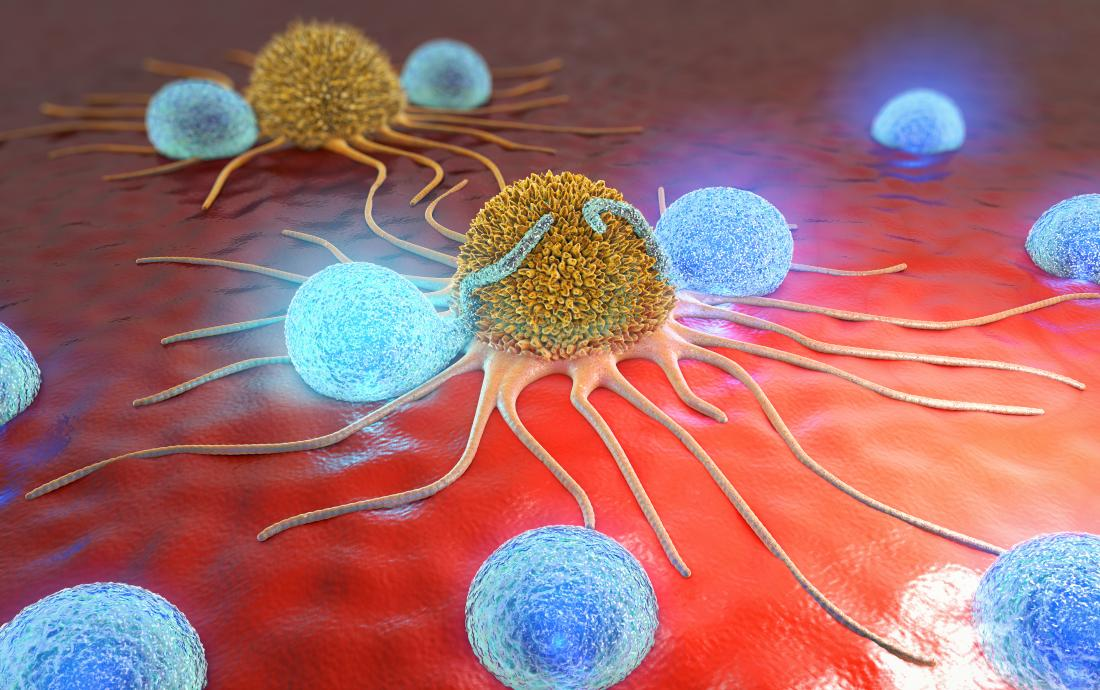
#> input picture Models/cancer_cells.jpg, 1100 x 690 px, found by its file name
$ python -i File_6.py   (imports and definitions only)   (older library calls are emulated)
#> lines starting #> are read from the running program, lines starting #| are printed output that depends on the picture; after the words box and inside, x2 and y2 are one past the last pixel; in counts of white or black regions, pixels touching at a corner belong together
# import the necessary packages
from skimage.feature import peak_local_max
from skimage.morphology import watershed
from scipy import ndimage
import numpy as np
import imutils
import cv2
# construct the argument parse and parse the arguments
# load the image and perform pyramid mean shift filtering
# to aid the thresholding step


def f6():
	image = cv2.imread("D:\\cancer_cells.jpg")
#> image is the input picture: shape (690, 1100, 3); mean B, G, R 109.4, 106.7, 160.6
	shifted = cv2.pyrMeanShiftFiltering(image, 21, 51)
	cv2.imshow("Input", image)
	# convert the mean shift image to grayscale, then apply thresholding
	gray = cv2.cvtColor(shifted, cv2.COLOR_BGR2GRAY)
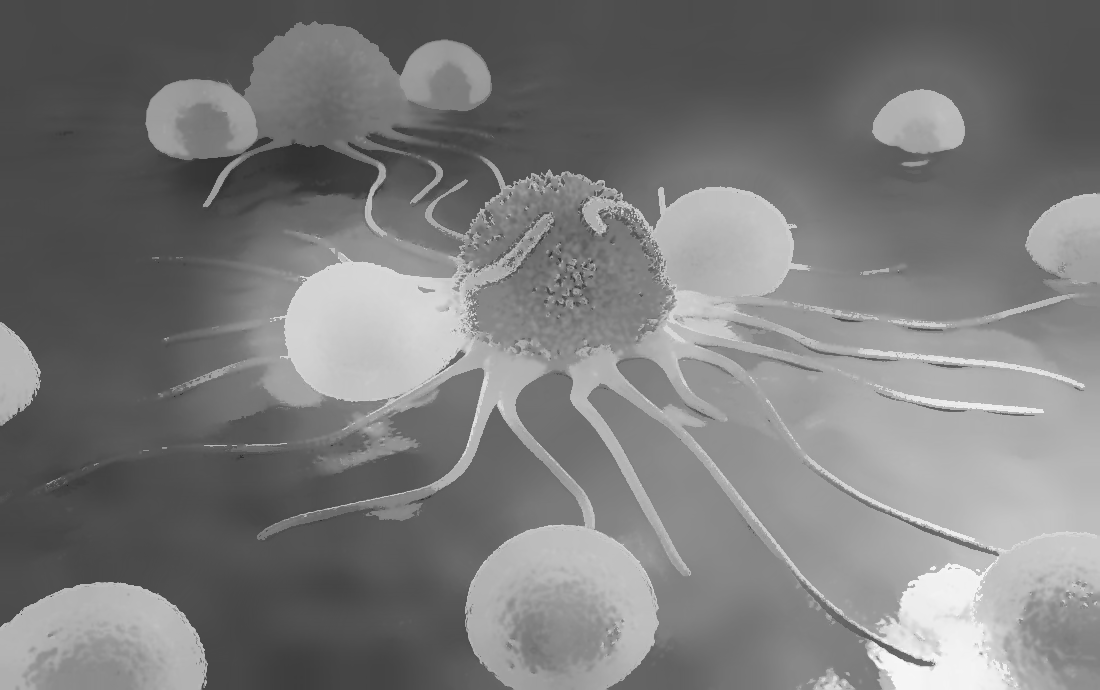
#> gray: shape (690, 1100); min 37, max 246, mean 122.9
	thresh = cv2.threshold(gray, 0, 255, cv2.THRESH_BINARY | cv2.THRESH_OTSU)[1]
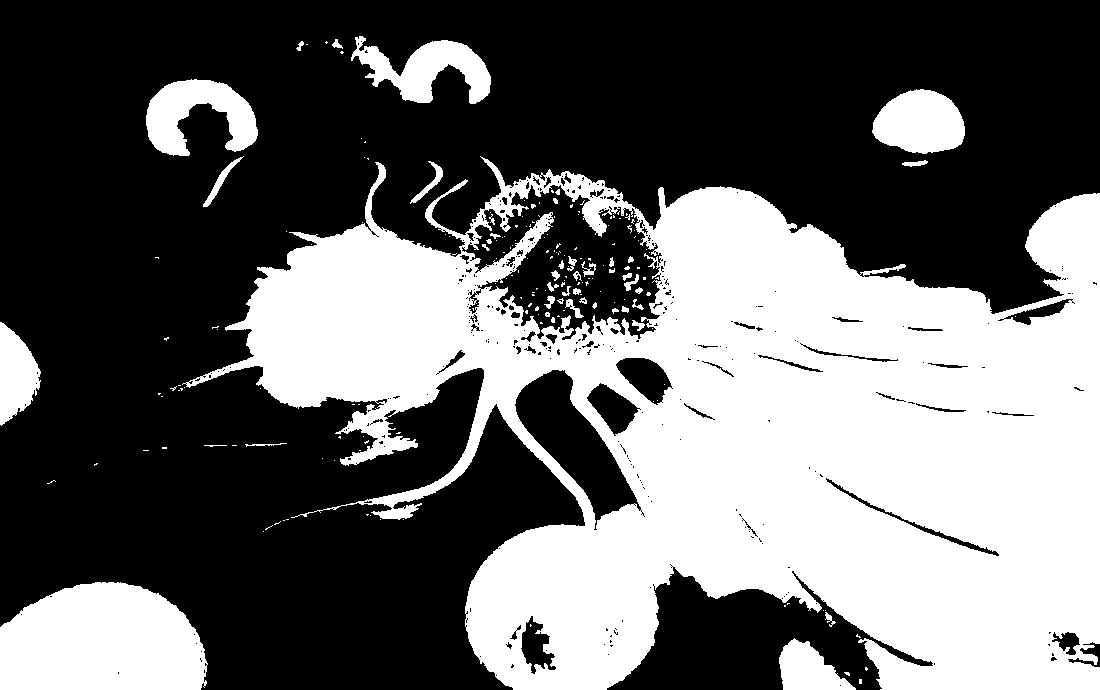
#> thresh: shape (690, 1100); 40.3% white; 198 white regions (152 under 20 px), largest, box (x1, y1, x2, y2) and area: (182, 156, 1100, 690) 264830, (0, 582, 208, 690) 18743, (146, 79, 258, 156) 4912
	cv2.imshow("Thresh", thresh)
	D = ndimage.distance_transform_edt(thresh)
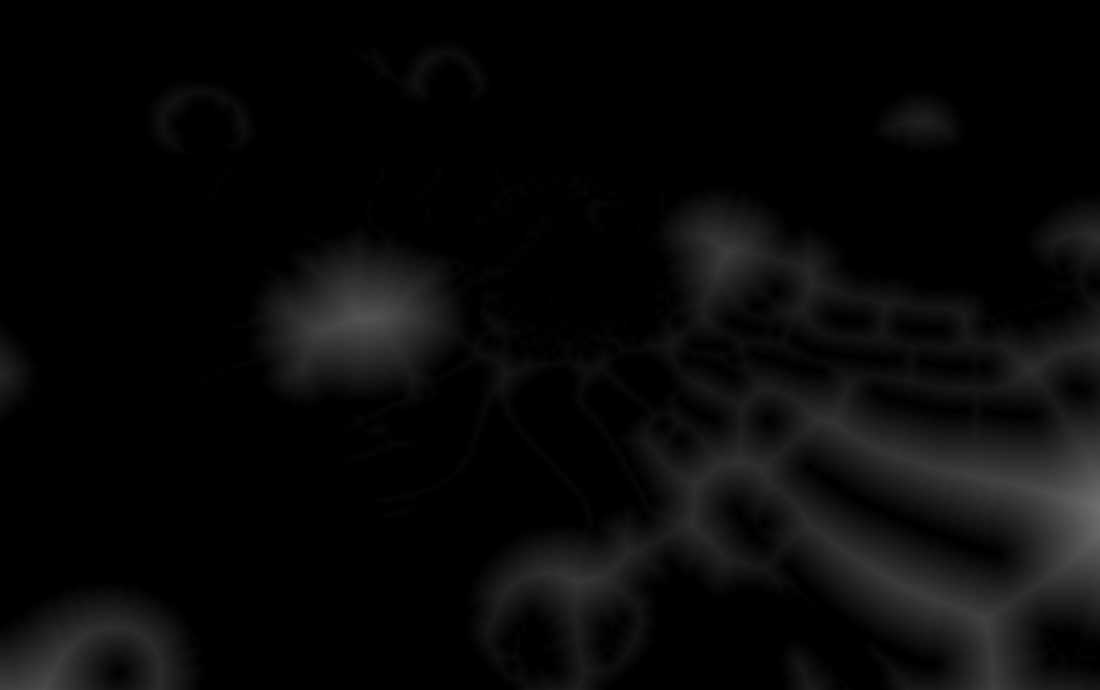
#> D: shape (690, 1100) float64; min 0, max 111.8, mean 8.6
	local_max = peak_local_max(D, indices=False, min_distance=20, labels=thresh)
#> local_max: shape (690, 1100) bool; 0.01% white in thin lines or dots, all inside (x1, y1, x2, y2) = (20, 43, 1080, 670)
	# perform a connected component analysis on the local peaks,
	# using 8-connectivity, then apply the Watershed algorithm
	markers = ndimage.label(local_max, structure=np.ones((3, 3)))[0]
#> markers: shape (690, 1100) int32; 76 distinct labels, from 0 to 75
	labels = watershed(-D, markers, mask=thresh)
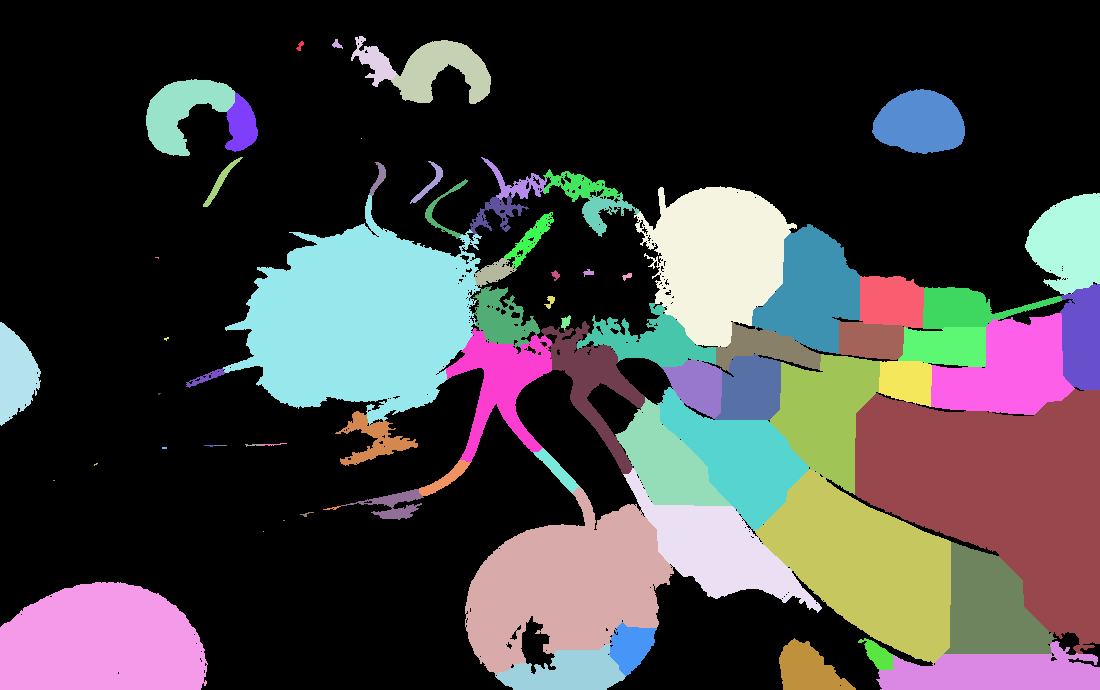
#> labels: shape (690, 1100) int32; 76 distinct labels, from 0 to 75; one colour per label, 0 black
	print("[INFO] {} unique segments found".format(len(np.unique(labels)) - 1))
#| [INFO] 75 unique segments found
	for label in np.unique(labels):
		# if the label is zero, we are examining the 'background'
		# so simply ignore it
		if label == 0:
			continue
		# otherwise, allocate memory for the label region and draw
		# it on the mask
		mask = np.zeros(gray.shape, dtype="uint8")
		mask[labels == label] = 255
		# detect contours in the mask and grab the largest one
		cont = cv2.findContours(mask.copy(), cv2.RETR_EXTERNAL, cv2.CHAIN_APPROX_SIMPLE)
		cont = imutils.grab_contours(cont)
		c = max(cont, key=cv2.contourArea)
		# draw a circle enclosing the object
		((x, y), r) = cv2.minEnclosingCircle(c)
		cv2.circle(image, (int(x), int(y)), int(r), (0, 255, 0), 2)
		cv2.putText(image, "#{}".format(label), (int(x) - 10, int(y)), cv2.FONT_HERSHEY_SIMPLEX, 0.6, (0, 0, 255), 2)
#> this loop made 76 passes
#> (x, y, r) on passes 2 to 13: (300, 45.5, 4.92), (337.7, 44.11, 5.79), (440.6, 80.94, 49.63), (372.9, 58.42, 27.89), (191.5, 115, 48.81), (918.1, 130.5, 46.12), (234.5, 121.5, 29.5), (361, 138, 0.0001), (374.5, 178.5, 16.87), (423.2, 183.4, 23.58), (222.5, 181.5, 31.31), (582.5, 184.5, 40.63)
#> (c, x, y, r) on passes 21, 47, 53, 54, 59: ([[155, 257], [157, 257], [158, 258], [158, 257]], 156.5, 257.5, 1.58), ([[158, 393], [158, 394], [159, 394], [160, 393]], 159, 393.5, 1.12), ([[214, 445], [226, 445]], 220, 445, 6), ([[162, 447], [162, 448], [166, 448], [166, 447]], 164, 447.5, 2.06), ([[53, 480], [54, 480]], 53.5, 480, 0.5)
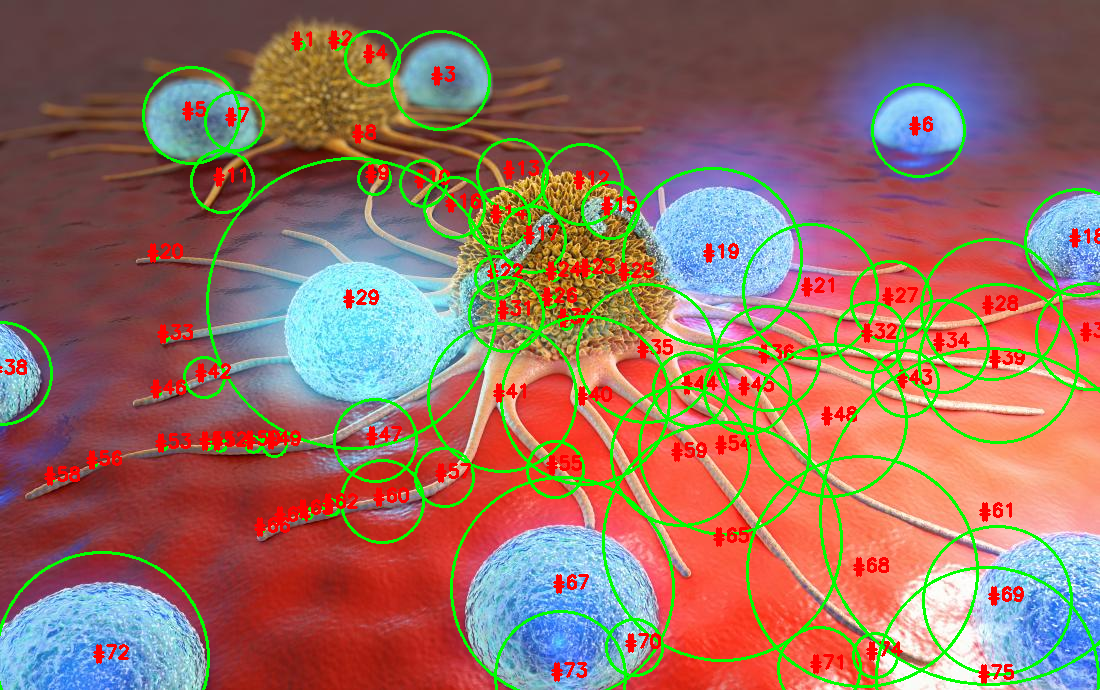
#> image: shape (690, 1100, 3); 9.29% of pixels changed, all inside (x1, y1, x2, y2) = (0, 30, 1100, 690)
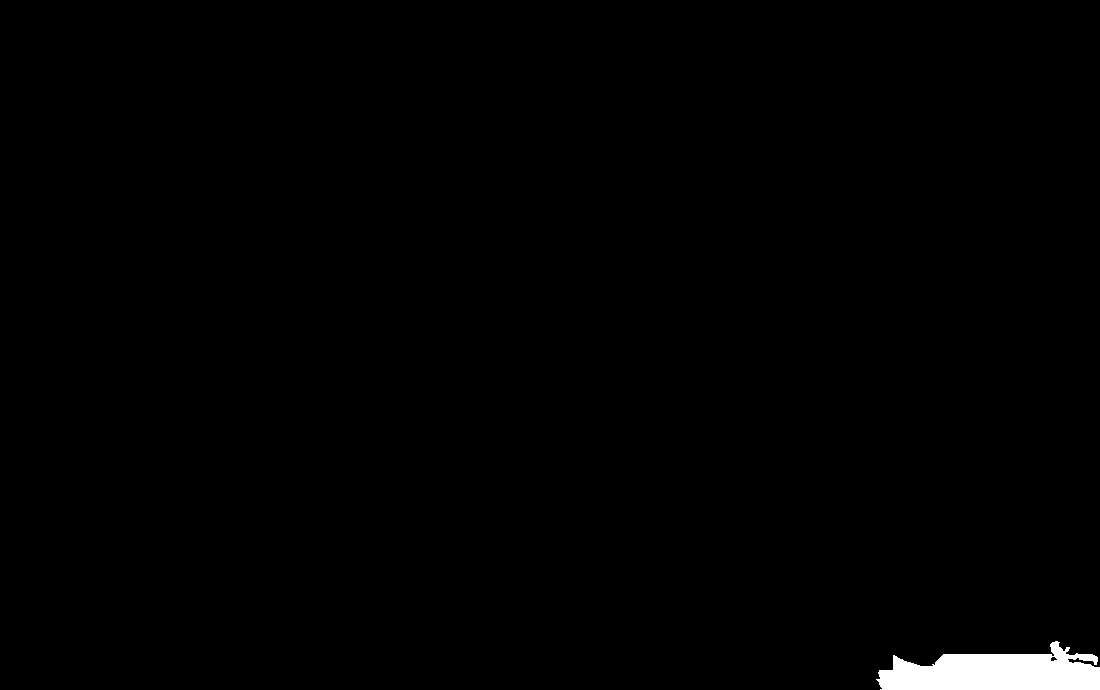
#> mask: shape (690, 1100); 0.97% white; 1 white region, box (x1, y1, x2, y2) and area: (876, 641, 1100, 690) 7339
	# show the output image
	cv2.imshow("Output", image)
	cv2.waitKey(0)

>>> result = f6()

$ run again, with Models/Can.jpg copied over Models/cancer_cells.jpg
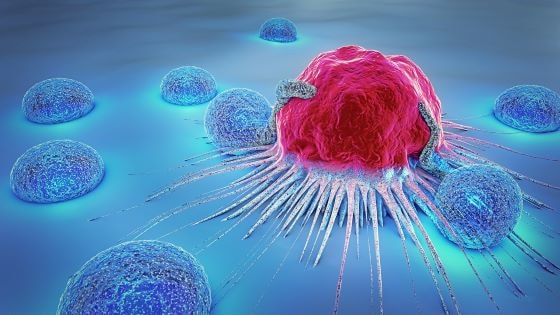
#> input picture Models/Can.jpg, 560 x 315 px, found by its file name
#> in f6, image is the input picture: shape (315, 560, 3); mean B, G, R 177.9, 130.6, 91.7
#> thresh: shape (315, 560); 47.2% white; 47 white regions (44 under 20 px), largest, box (x1, y1, x2, y2) and area: (38, 0, 538, 315) 82941, (464, 237, 480, 248) 74, (445, 229, 455, 242) 55
#> local_max: shape (315, 560) bool; 0.01% white in thin lines or dots, all inside (x1, y1, x2, y2) = (173, 20, 525, 267)
#> markers: shape (315, 560) int32; 13 distinct labels, from 0 to 12
#> in f6, `labels = watershed(-D, markers, mask=thresh)`:
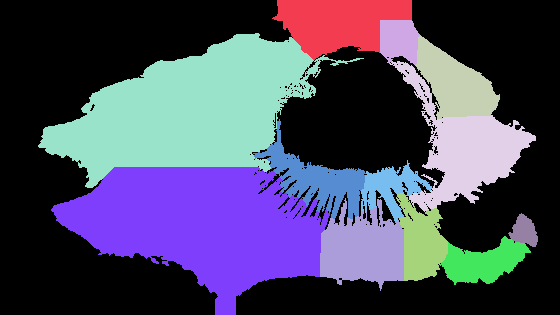
#> labels: shape (315, 560) int32; 13 distinct labels, from 0 to 12; one colour per label, 0 black
#| [INFO] 12 unique segments found
#> the loop in f6, `for label in np.unique(labels): # if the label is zero, we are examini..` made 13 passes
#> (x, y, r) on passes 2 to 9: (341.6, 9.5, 70.08), (397.5, 42, 28.11), (455, 75, 53.15), (448.7, 127.3, 87.24), (200.5, 102, 168.4), (312.7, 171.7, 62.61), (189.8, 223.2, 139.5), (394.8, 194.5, 37.18)
#> after the loop in f6, `for label in np.unique(labels):`:
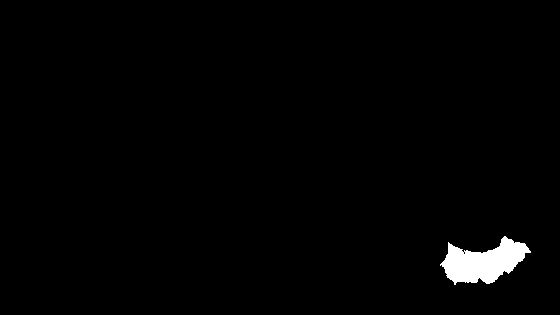
#> mask: shape (315, 560); 1.4% white; 1 white region, box (x1, y1, x2, y2) and area: (440, 236, 531, 285) 2486

$ run again, with Models/Orange.jpg copied over Models/cancer_cells.jpg
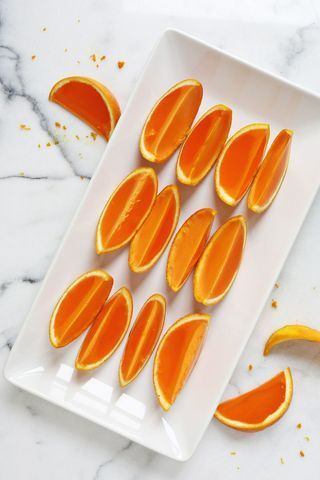
#> input picture Models/Orange.jpg, 320 x 480 px, found by its file name
#> in f6, image is the input picture: shape (480, 320, 3); mean B, G, R 166.2, 191.1, 221.9
#> thresh: shape (480, 320); 74% white; 49 black regions (40 under 20 px), largest, box (x1, y1, x2, y2) and area: (50, 82, 292, 405) 33544, (48, 76, 121, 143) 2676, (216, 372, 286, 424) 1924
#> local_max: shape (480, 320) bool; 0.01% white in thin lines or dots, all inside (x1, y1, x2, y2) = (20, 20, 300, 460)
#> markers: shape (480, 320) int32; 24 distinct labels, from 0 to 23
#> in f6, `labels = watershed(-D, markers, mask=thresh)`:
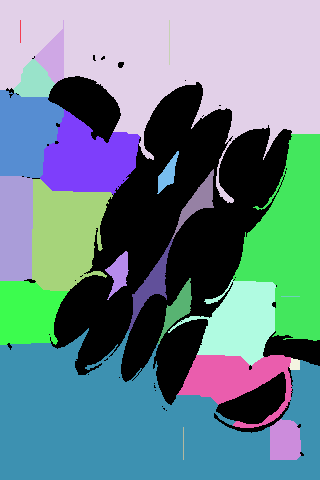
#> labels: shape (480, 320) int32; 24 distinct labels, from 0 to 23; one colour per label, 0 black
#| [INFO] 23 unique segments found
#> the loop in f6, `for label in np.unique(labels): # if the label is zero, we are examini..` made 24 passes
#> (x, y, r) on passes 3, 5, 6, 7, 8, 9, 10, 11: (59, 51.5, 31.75), (159.5, 66.5, 172.8), (32.57, 80.69, 21.74), (21.52, 132.6, 47.72), (89.27, 156.5, 53.77), (167.5, 172, 23.48), (192.5, 203.5, 40.13), (12.21, 228, 53.41)
#> after the loop in f6, `for label in np.unique(labels):`:
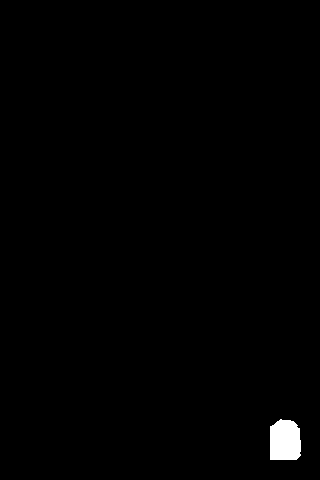
#> mask: shape (480, 320); 0.74% white; 1 white region, box (x1, y1, x2, y2) and area: (270, 419, 301, 460) 1143

$ run again, with Models/Room.jpg copied over Models/cancer_cells.jpg
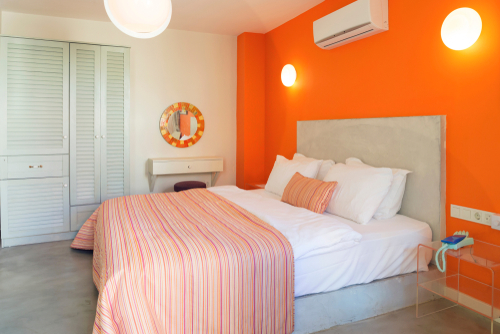
#> input picture Models/Room.jpg, 500 x 334 px, found by its file name
#> in f6, image is the input picture: shape (334, 500, 3); mean B, G, R 132, 160.7, 207.7
#> thresh: shape (334, 500); 63.3% white; 36 black regions (26 under 20 px), largest, box (x1, y1, x2, y2) and area: (236, 0, 500, 334) 46481, (0, 208, 108, 334) 10154, (252, 286, 297, 334) 1583
#> local_max: shape (334, 500) bool; 0.01% white in thin lines or dots, all inside (x1, y1, x2, y2) = (20, 20, 471, 314)
#> markers: shape (334, 500) int32; 17 distinct labels, from 0 to 16
#> in f6, `labels = watershed(-D, markers, mask=thresh)`:
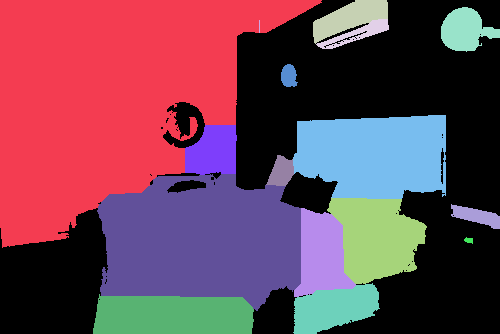
#> labels: shape (334, 500) int32; 17 distinct labels, from 0 to 16; one colour per label, 0 black
#| [INFO] 16 unique segments found
#> the loop in f6, `for label in np.unique(labels): # if the label is zero, we are examini..` made 17 passes
#> (x, y, r) on passes 2, 4, 5, 6, 7, 8, 9, 10: (160.5, 122.2, 201.7), (350, 21, 41.68), (351.5, 31.5, 37.64), (469.9, 32, 29.52), (290, 75.16, 11.56), (210.5, 149, 34.32), (372.5, 155, 82.8), (279, 171.5, 18.03)
#> after the loop in f6, `for label in np.unique(labels):`:
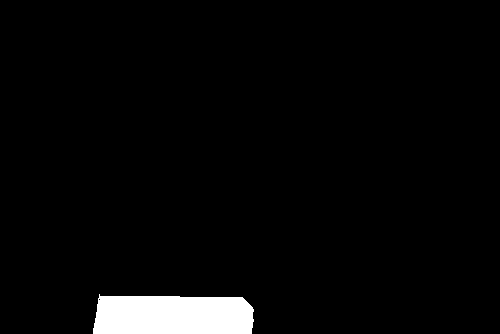
#> mask: shape (334, 500); 3.5% white; 1 white region, box (x1, y1, x2, y2) and area: (93, 294, 254, 334) 5846
